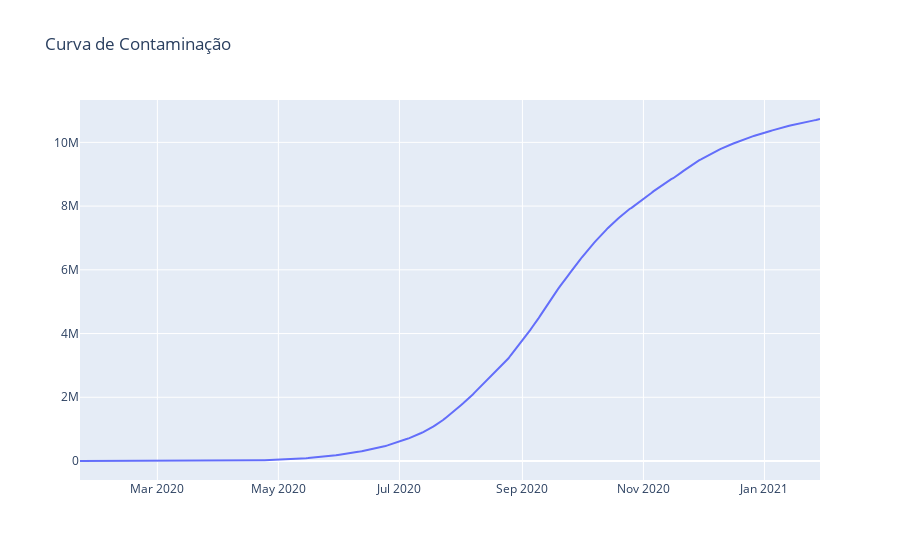

The cell this chart's notebook holds for it:
### Code cell
figura = px.line(title='Curva de Contaminação')
figura.add_scatter(x = time_series.index, y = time_series)

### Figure 1 — Plotly figure (JSON) as saved in the notebook; plotly's stock layout.template omitted (floating-point values rounded to 4 significant figures; data arrays with more than 128 entries replaced by an {"elided": "..."} marker saying what was removed)
{"data": [{"type": "scatter", "x": {"elided": "374 str values"}, "y": {"elided": "374 int values"}}], "layout": {"legend": {"tracegroupgap": 0}, "title": {"text": "Curva de Contaminação"}, "xaxis": {"anchor": "y", "domain": [0, 1]}, "yaxis": {"anchor": "x", "domain": [0, 1]}}}
